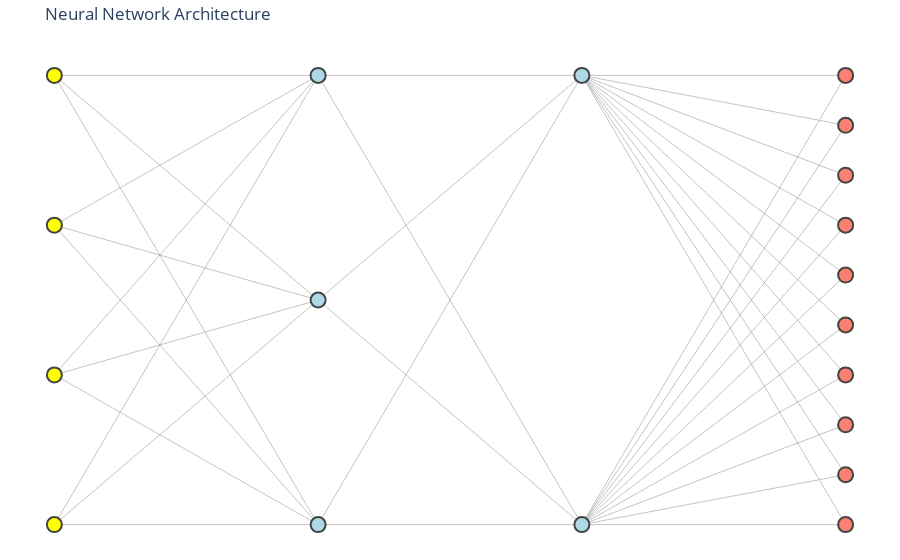

The code cell stored with this chart in its notebook:
### Code cell
model_ffnn.visualize()

### Figure 1 — Plotly figure (JSON) as saved in the notebook; plotly's stock layout.template omitted (floating-point values rounded to 4 significant figures)
{"data": [{"hoverinfo": "text", "line": {"color": "#888", "width": 0.5}, "mode": "lines", "text": ["Weight: <__main__.VarValue object at 0x34db7c090>", "Weight: <__main__.VarValue object at 0x34db7fdd0>", "Weight: <__main__.VarValue object at 0x34db7f3d0>", "Weight: <__main__.VarValue object at 0x34db7ee90>", "Weight: <__main__.VarValue object at 0x34db7ebd0>", "Weight: <__main__.VarValue object at 0x34db7f1d0>", "Weight: <__main__.VarValue object at 0x34db7fb10>", "Weight: <__main__.VarValue object at 0x34db7dbd0>", "Weight: <__main__.VarValue object at 0x34db7fc10>", "Weight: <__main__.VarValue object at 0x34db7c690>", "Weight: <__main__.VarValue object at 0x34db7c910>", "Weight: <__main__.VarValue object at 0x34db7d910>", "Weight: <__main__.VarValue object at 0x33edc2a10>", "Weight: <__main__.VarValue object at 0x33edc09d0>", "Weight: <__main__.VarValue object at 0x33edc1e10>", "Weight: <__main__.VarValue object at 0x33edc25d0>", "Weight: <__main__.VarValue object at 0x33edc2850>", "Weight: <__main__.VarValue object at 0x33edc0650>", "Weight: <__main__.VarValue object at 0x33edc10d0>", "Weight: <__main__.VarValue object at 0x33edc0310>", "Weight: Unavailable", "Weight: Unavailable", "Weight: Unavailable", "Weight: Unavailable", "Weight: Unavailable", "Weight: Unavailable", "Weight: Unavailable", "Weight: Unavailable", "Weight: <__main__.VarValue object at 0x33edc33d0>", "Weight: <__main__.VarValue object at 0x33edc0ed0>", "Weight: Unavailable", "Weight: Unavailable", "Weight: Unavailable", "Weight: Unavailable", "Weight: Unavailable", "Weight: Unavailable", "Weight: Unavailable", "Weight: Unavailable"], "type": "scatter", "x": [0, 0.3333, null, 0, 0.3333, null, 0, 0.3333, null, 0, 0.3333, null, 0, 0.3333, null, 0, 0.3333, null, 0, 0.3333, null, 0, 0.3333, null, 0, 0.3333, null, 0, 0.3333, null, 0, 0.3333, null, 0, 0.3333, null, 0.3333, 0.6667, null, 0.3333, 0.6667, null, 0.3333, 0.6667, null, 0.3333, 0.6667, null, 0.3333, 0.6667, null, 0.3333, 0.6667, null, 0.6667, 1, null, 0.6667, 1, null, 0.6667, 1, null, 0.6667, 1, null, 0.6667, 1, null, 0.6667, 1, null, 0.6667, 1, null, 0.6667, 1, null, 0.6667, 1, null, 0.6667, 1, null, 0.6667, 1, null, 0.6667, 1, null, 0.6667, 1, null, 0.6667, 1, null, 0.6667, 1, null, 0.6667, 1, null, 0.6667, 1, null, 0.6667, 1, null, 0.6667, 1, null, 0.6667, 1, null], "y": [0, 0, null, 0, 0.5, null, 0, 1, null, 0.3333, 0, null, 0.3333, 0.5, null, 0.3333, 1, null, 0.6667, 0, null, 0.6667, 0.5, null, 0.6667, 1, null, 1, 0, null, 1, 0.5, null, 1, 1, null, 0, 0, null, 0, 1, null, 0.5, 0, null, 0.5, 1, null, 1, 0, null, 1, 1, null, 0, 0, null, 0, 0.1111, null, 0, 0.2222, null, 0, 0.3333, null, 0, 0.4444, null, 0, 0.5556, null, 0, 0.6667, null, 0, 0.7778, null, 0, 0.8889, null, 0, 1, null, 1, 0, null, 1, 0.1111, null, 1, 0.2222, null, 1, 0.3333, null, 1, 0.4444, null, 1, 0.5556, null, 1, 0.6667, null, 1, 0.7778, null, 1, 0.8889, null, 1, 1, null]}, {"hoverinfo": "text", "marker": {"color": ["yellow", "yellow", "yellow", "yellow", "lightblue", "lightblue", "lightblue", "lightblue", "lightblue", "salmon", "salmon", "salmon", "salmon", "salmon", "salmon", "salmon", "salmon", "salmon", "salmon"], "line": {"width": 2}, "showscale": false, "size": 15}, "mode": "markers", "text": ["Layer 0, Neuron 0<br>Activation: relu", "Layer 0, Neuron 1<br>Activation: relu", "Layer 0, Neuron 2<br>Activation: relu", "Layer 0, Neuron 3<br>Activation: relu", "Layer 1, Neuron 0<br>Activation: relu", "Layer 1, Neuron 1<br>Activation: relu", "Layer 1, Neuron 2<br>Activation: relu", "Layer 2, Neuron 0<br>Activation: relu", "Layer 2, Neuron 1<br>Activation: relu", "Layer 3, Neuron 0<br>Activation: sigmoid", "Layer 3, Neuron 1<br>Activation: sigmoid", "Layer 3, Neuron 2<br>Activation: sigmoid", "Layer 3, Neuron 3<br>Activation: sigmoid", "Layer 3, Neuron 4<br>Activation: sigmoid", "Layer 3, Neuron 5<br>Activation: sigmoid", "Layer 3, Neuron 6<br>Activation: sigmoid", "Layer 3, Neuron 7<br>Activation: sigmoid", "Layer 3, Neuron 8<br>Activation: sigmoid", "Layer 3, Neuron 9<br>Activation: sigmoid"], "type": "scatter", "x": [0, 0, 0, 0, 0.3333, 0.3333, 0.3333, 0.6667, 0.6667, 1, 1, 1, 1, 1, 1, 1, 1, 1, 1], "y": [0, 0.3333, 0.6667, 1, 0, 0.5, 1, 0, 1, 0, 0.1111, 0.2222, 0.3333, 0.4444, 0.5556, 0.6667, 0.7778, 0.8889, 1]}], "layout": {"hovermode": "closest", "margin": {"b": 0, "l": 0, "r": 0, "t": 40}, "plot_bgcolor": "rgba(255,255,255,255)", "showlegend": false, "title": {"text": "Neural Network Architecture"}, "xaxis": {"showgrid": false, "showticklabels": false, "zeroline": false}, "yaxis": {"showgrid": false, "showticklabels": false, "zeroline": false}}}
